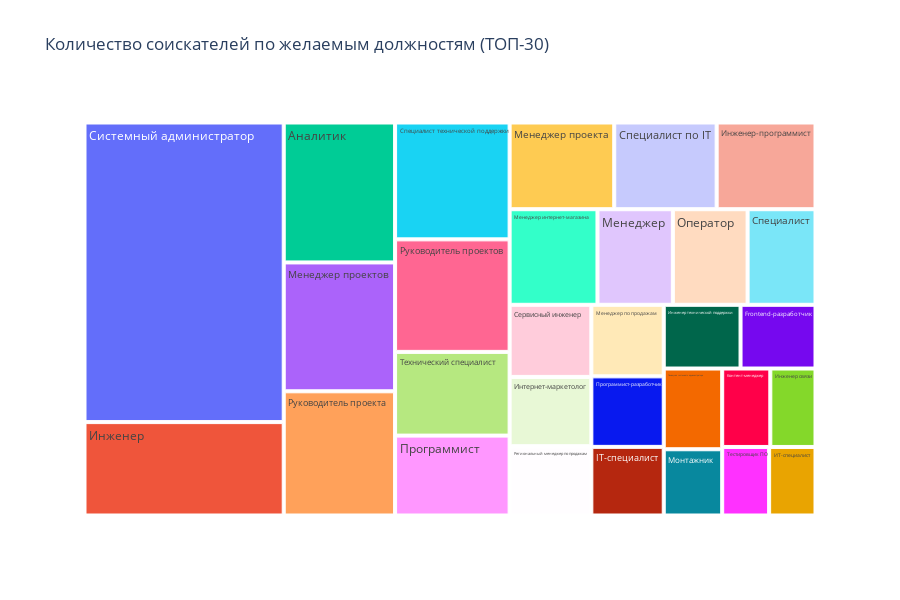

The notebook cell this image was saved under:
### Markdown cell above
#### Выводы по графику:
- Наибольшее количество соискателей обладают высшим образованием.
- Из соискателей с высшим образованием наибольшее количество прооживают в Москве (логично) и других городах (что удивительно, однако возможно из-за числа регионов).
- Соискатели со средним образованием равномерно распределены по категориям городов.
- Соискатели с неоконченным высшим и средним специальным образованием, как и в случае с высшим, в основном проживают в Москве и других городах.

### Code cell
#считаем количество соискателей по желаемым должностям
treemap_data = hh.groupby(
    by='Ищет работу на должность:',
    as_index=False)[['Авто']].count()
treemap_data['Количество'] = treemap_data['Авто']
treemap_data = treemap_data.drop('Авто', axis=1)

#строим график
fig = px.treemap(
    data_frame=treemap_data.nlargest(30,'Количество'), #датафрейм
    path=['Ищет работу на должность:'], #кат. признак, для которого строится график
    values='Количество', #параметр, который сравнивается
    height=600, #высота
    width=900, #ширина
    title='Количество соискателей по желаемым должностям (ТОП-30)') #заголовок

#отображаем его
fig.show()

### Figure 1 — Plotly figure (JSON) as saved in the notebook; plotly's stock layout.template omitted (floating-point values rounded to 4 significant figures)
{"data": [{"branchvalues": "total", "domain": {"x": [0, 1], "y": [0, 1]}, "hovertemplate": "labels=%{label}<br>Количество=%{value}<br>parent=%{parent}<br>id=%{id}<extra></extra>", "ids": ["Frontend-разработчик", "IT-специалист", "Аналитик", "ИТ-специалист", "Инженер", "Инженер связи", "Инженер технической поддержки", "Инженер-программист", "Интернет-маркетолог", "Контент-менеджер", "Менеджер", "Менеджер интернет-магазина", "Менеджер по продажам", "Менеджер проекта", "Менеджер проектов", "Монтажник", "Оператор", "Помощник системного администратора", "Программист", "Программист-разработчик", "Региональный менеджер по продажам", "Руководитель проекта", "Руководитель проектов", "Сервисный инженер", "Системный администратор", "Специалист", "Специалист по IT", "Специалист технической поддержки", "Тестировщик ПО", "Технический специалист"], "labels": ["Frontend-разработчик", "IT-специалист", "Аналитик", "ИТ-специалист", "Инженер", "Инженер связи", "Инженер технической поддержки", "Инженер-программист", "Интернет-маркетолог", "Контент-менеджер", "Менеджер", "Менеджер интернет-магазина", "Менеджер по продажам", "Менеджер проекта", "Менеджер проектов", "Монтажник", "Оператор", "Помощник системного администратора", "Программист", "Программист-разработчик", "Региональный менеджер по продажам", "Руководитель проекта", "Руководитель проектов", "Сервисный инженер", "Системный администратор", "Специалист", "Специалист по IT", "Специалист технической поддержки", "Тестировщик ПО", "Технический специалист"], "name": "", "parents": ["", "", "", "", "", "", "", "", "", "", "", "", "", "", "", "", "", "", "", "", "", "", "", "", "", "", "", "", "", ""], "type": "treemap", "values": [248, 258, 809, 165, 966, 184, 254, 445, 294, 196, 374, 436, 269, 471, 745, 201, 371, 245, 475, 265, 294, 718, 669, 306, 3099, 337, 461, 695, 167, 498]}], "layout": {"height": 600, "legend": {"tracegroupgap": 0}, "title": {"text": "Количество соискателей по желаемым должностям (ТОП-30)"}, "width": 900}}
